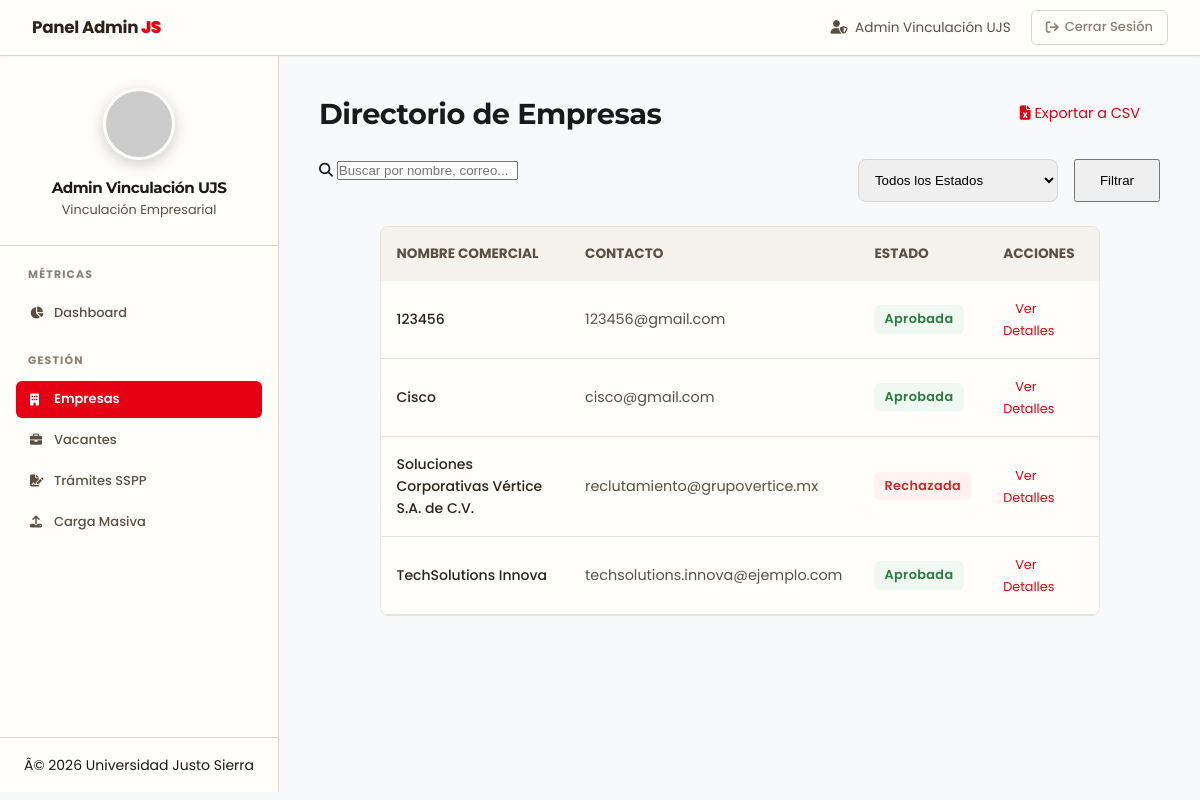
/admin/empresas/lista_empresas.php (signed in), run on an earlier commit of the app's database.
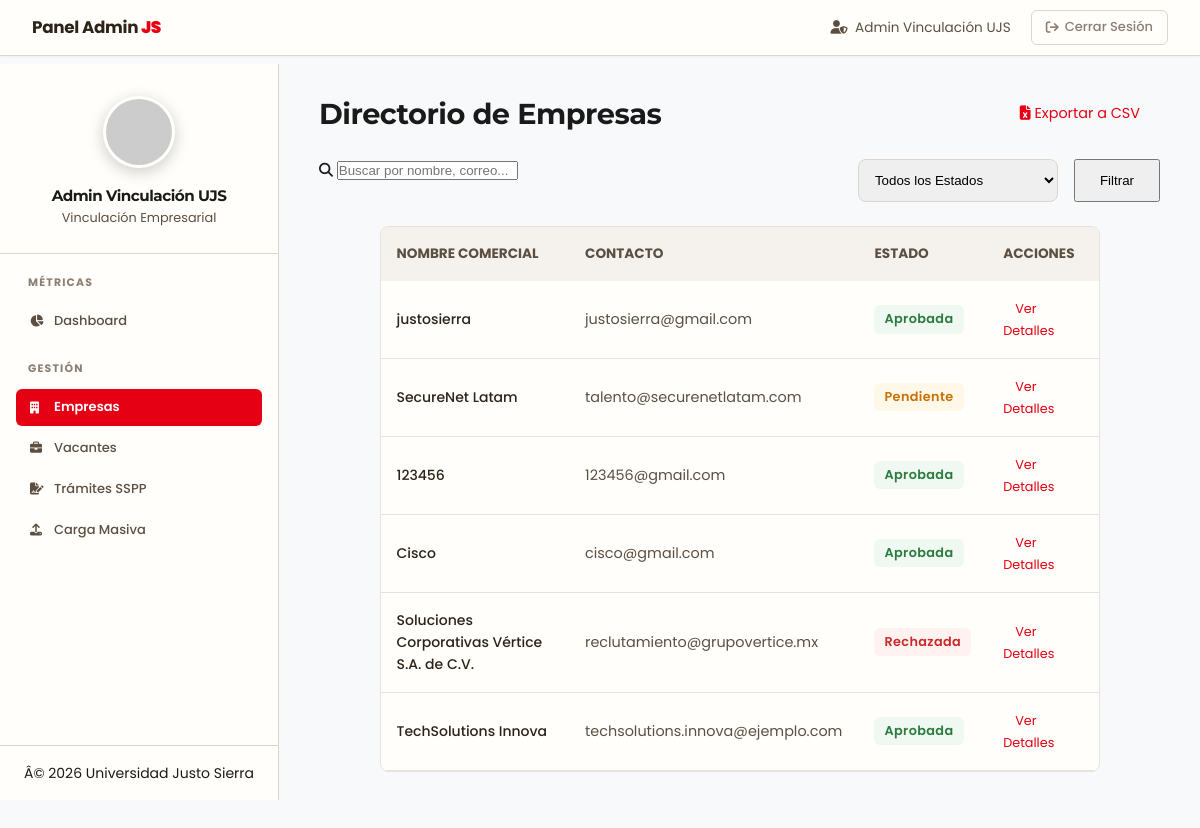
And on a later commit of the database.
### tables this page shows
CREATE TABLE `empresas` (
  `id_empresa` int(11) NOT NULL,
  `nombre_empresa` varchar(255) NOT NULL,
  `carreras_afines` text DEFAULT NULL,
  `email_contacto` varchar(255) NOT NULL,
  `password` varchar(255) NOT NULL,
  `rfc` varchar(13) DEFAULT NULL,
  `descripcion` text DEFAULT NULL,
  `sitio_web` varchar(255) DEFAULT NULL,
  `logo_url` varchar(255) DEFAULT NULL,
  `estado_validacion` enum('pendiente','aprobada','rechazada') DEFAULT 'pendiente',
  `fecha_registro` timestamp NOT NULL DEFAULT current_timestamp(),
  `es_catalogo_sspp` tinyint(1) DEFAULT 0,
  `vigencia_sspp` date DEFAULT NULL,
  `banner_url` varchar(255) DEFAULT NULL,
  `notas_internas` text DEFAULT NULL
);

### admin/controllers/ListaEmpresasController.php (called while the page is built, shortened)
<?php
require_once __DIR__ . '/../models/EmpresaModel.php';
class ListaEmpresasController {
    private $conexion;
    public function __construct(PDO $conexion) {
        $this->conexion = $conexion;
    }
    public function index() {
        $search = $_GET['search'] ?? '';
        $filtro_estado = $_GET['estado'] ?? '';
        $page = isset($_GET['page']) ? (int)$_GET['page'] : 1;
        $limit = 15;
        $offset = ($page - 1) * $limit;
        $empresaModel = new EmpresaModel($this->conexion);
        $empresas = $empresaModel->getEmpresas($search, $filtro_estado, $limit, $offset);
        require_once __DIR__ . '/../views/empresas/lista_empresas.php';
    }
}

### admin/empresas/lista_empresas.php (called while the page is built)
<?php
require_once '../../config/conexion.php';
require_once '../controllers/ListaEmpresasController.php';
$controller = new ListaEmpresasController($conexion);
$controller->index();

### admin/models/EmpresaModel.php (called while the page is built, shortened)
<?php
class EmpresaModel {
    private $conexion;
    public function __construct(PDO $conexion) {
        $this->conexion = $conexion;
    }
    public function getEmpresas($search = '', $filtro_estado = '', $limit = 15, $offset = 0) {
        $sql = "SELECT id_empresa, nombre_empresa, email_contacto, estado_validacion, es_catalogo_sspp, vigencia_sspp, fecha_registro, carreras_afines FROM empresas WHERE 1=1";
        $params = [];
        $sql .= " ORDER BY fecha_registro DESC LIMIT " . (int)$limit . " OFFSET " . (int)$offset;
        $stmt = $this->conexion->prepare($sql);
        $stmt->execute($params);
        return $stmt->fetchAll(PDO::FETCH_ASSOC);
    }
}

### admin/views/empresas/lista_empresas.php (the view, shortened to what the changed rows need)
<!DOCTYPE html>
<html lang="es">
<head>
    <link rel="stylesheet" href="../../assets/css/companies_premium.css">
    <link rel="stylesheet" href="../../assets/css/index.css">
    <link rel="stylesheet" href="https://cdnjs.cloudflare.com/ajax/libs/font-awesome/6.5.1/css/all.min.css">
</head>
<body>
    <div class="dashboard-grid">
        <main class="main-content">            <div style="display: flex; justify-content: space-between; align-items: center; margin-bottom: 24px;">
                <h2 style="margin: 0; font-size: 1.8rem; font-weight: 800; color: var(--text);">Directorio de Empresas</h2>
            </div>
            <div class="premium-form-card" style="padding: 0; overflow: hidden;">
                <?php if(empty($empresas)): ?>
                    <div class="empty-state" style="padding: 60px 20px; text-align: center;">
                        <i class="fas fa-building" style="font-size: 3rem; color: var(--border-light); margin-bottom: 16px;"></i>
                        <p>No se encontraron empresas con los criterios seleccionados.</p>
                    </div>
                <?php else: ?>
                    <div style="overflow-x: auto; width: 100%;">
                        <table style="width: 100%; border-collapse: collapse; min-width: 600px;">
                            <thead style="background: var(--surface-alt);">
                                <tr>
                                    <th style="padding: 16px; text-align: left; font-size: 0.85rem; color: var(--text-secondary); text-transform: uppercase;">Nombre Comercial</th>
                                    <th style="padding: 16px; text-align: left; font-size: 0.85rem; color: var(--text-secondary); text-transform: uppercase;">Contacto</th>
                                    <th style="padding: 16px; text-align: left; font-size: 0.85rem; color: var(--text-secondary); text-transform: uppercase;">Estado</th>
                                    <th style="padding: 16px; text-align: left; font-size: 0.85rem; color: var(--text-secondary); text-transform: uppercase;">Acciones</th>
                                </tr>
                            </thead>
                            <tbody>
                                <?php foreach($empresas as $emp): ?>
                                <tr>
                                    <td style="padding: 16px; border-bottom: 1px solid var(--border-light); font-weight: 500; color: var(--text);">
                                        <?php echo htmlspecialchars($emp['nombre_empresa']); ?>
                                    </td>
                                    <td style="padding: 16px; border-bottom: 1px solid var(--border-light); color: var(--text-secondary); font-size: 0.9rem;">
                                        <?php echo htmlspecialchars($emp['email_contacto']); ?>
                                    </td>
                                    <td style="padding: 16px; border-bottom: 1px solid var(--border-light);">
                                        <span class="status-pill <?php echo htmlspecialchars($emp['estado_validacion']); ?>" style="padding: 4px 10px; border-radius: 6px; font-size: 0.8rem; text-transform: capitalize;">
                                            <?php echo htmlspecialchars($emp['estado_validacion']); ?>
                                        </span>
                                    </td>
                                    <td style="padding: 16px; border-bottom: 1px solid var(--border-light);">
                                        <a href="gestionar_empresa.php?id=<?php echo $emp['id_empresa']; ?>" class="btn-primary" style="padding: 6px 12px; font-size: 0.8rem; text-decoration: none;">
                                            Ver Detalles
                                        </a>
                                    </td>
                                </tr>
                                <?php endforeach; ?>
                            </tbody>
                        </table>
                    </div>
                <?php endif; ?>
            </div>        </main>
    </div>
</body>
</html>

What changed in the data, as far as the page shows it:
added empresas: nombre_empresa "justosierra", email_contacto "justosierra@gmail.com", estado_validacion "Aprobada"
added empresas: nombre_empresa "SecureNet Latam", email_contacto "talento@securenetlatam.com", estado_validacion "Pendiente"
